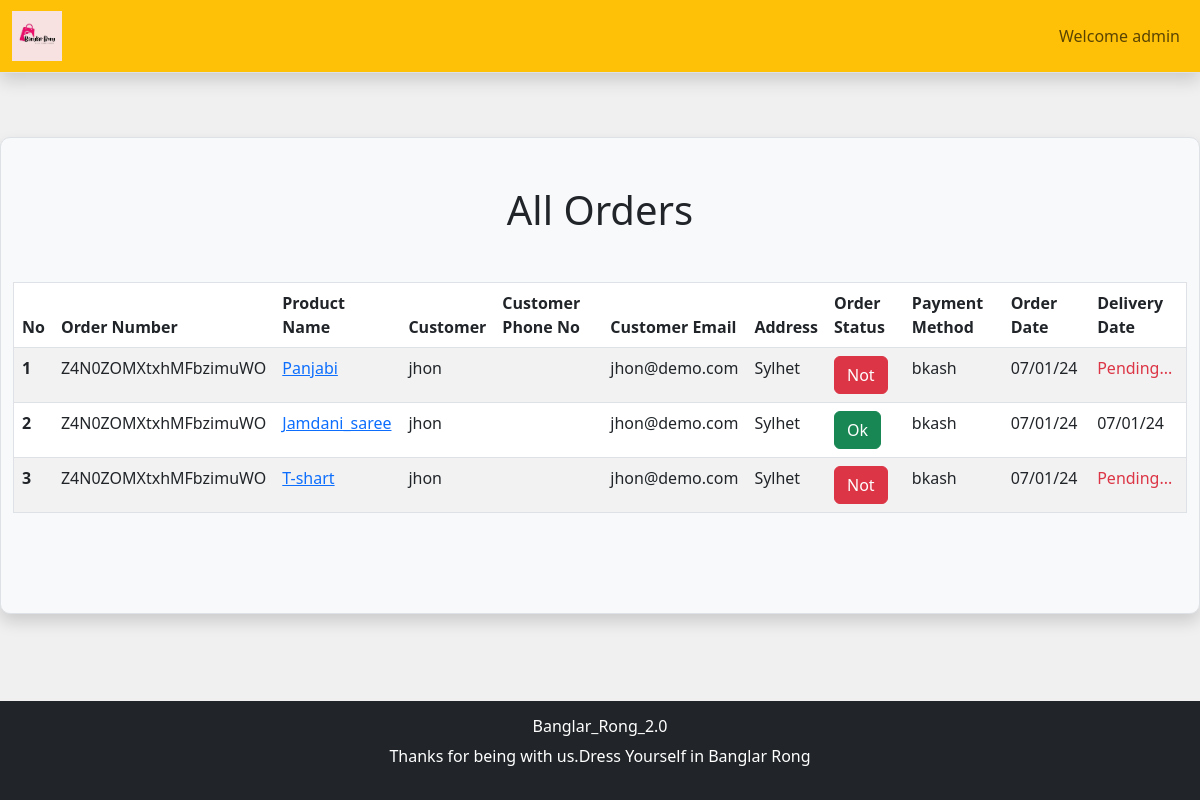
Page /admin_area/all-orders.php (signed in) on the committed database.
### tables this page shows
CREATE TABLE `orders` (
  `OrderID` int(11) NOT NULL,
  `OrderNumber` text NOT NULL,
  `userID` int(11) NOT NULL,
  `orderStatus` tinyint(1) NOT NULL,
  `addr` text NOT NULL,
  `paymentMethod` text NOT NULL,
  `productID` text NOT NULL,
  `timestamp` timestamp NOT NULL DEFAULT current_timestamp(),
  `paymentStatus` tinyint(1) NOT NULL,
  `product_title` int(11) NOT NULL,
  `order_price` text NOT NULL,
  `offer_rate` int(11) NOT NULL,
  `quantity` int(11) NOT NULL,
  `delibariedDate` timestamp NULL DEFAULT NULL
);

CREATE TABLE `products` (
  `product_id` int(11) NOT NULL,
  `product_title` varchar(100) NOT NULL,
  `product_description` varchar(255) NOT NULL,
  `product_keywords` varchar(255) NOT NULL,
  `category_id` int(11) NOT NULL,
  `brand_id` int(11) NOT NULL,
  `product_image1` varchar(255) NOT NULL,
  `product_image2` varchar(255) NOT NULL,
  `product_image3` varchar(255) NOT NULL,
  `product_price` varchar(100) NOT NULL,
  `specialOffers` tinyint(1) NOT NULL,
  `offerRate` int(11) NOT NULL,
  `date` timestamp NOT NULL DEFAULT current_timestamp() ON UPDATE current_timestamp(),
  `status` varchar(100) NOT NULL
);

CREATE TABLE `users` (
  `id` int(120) NOT NULL,
  `fname` varchar(150) DEFAULT NULL,
  `lname` varchar(150) DEFAULT NULL,
  `username` varchar(150) DEFAULT NULL,
  `email` varchar(150) DEFAULT NULL,
  `password` varchar(150) DEFAULT NULL,
  `verify` tinyint(1) NOT NULL,
  `verify_code` text NOT NULL,
  `date` timestamp NULL DEFAULT current_timestamp(),
  `phone_no` text NOT NULL,
  `address` text NOT NULL
);

### admin_area/all-orders.php (the view, shortened to what this page needs)
<?php
require('header.php')
?>
    <div class="container-fluid mt-3 mt-3 mb-5 bg-light rounded-lg border border-rounded shadow">
        <h1 class="text-center my-5">All Orders</h1>
        <table class="table table-striped border">
  <thead>
    <tr>
      <th scope="col">No</th>
      <th scope="col">Order Number</th>
      <th scope="col">Product Name</th>
      <th scope="col">Customer</th>
      <th scope="col">Customer Phone No</th>
      <th scope="col">Customer Email</th>
      <th scope="col">Address</th>
      <th scope="col">Order Status</th>
      <th scope="col">Payment Method</th>
      <th scope="col">Order Date</th>
      <th scope="col">Delivery Date</th>
    </tr>
  </thead>
  <tbody>
    <?php  global $con;
    $select_query = "SELECT *,users.fname,users.phone_no, users.email,products.product_title FROM orders CROSS JOIN users,products WHERE users.id=orders.userID AND products.product_id=orders.productID";
$result_query = mysqli_query($con, $select_query);
$no = 1;
while ($row = mysqli_fetch_assoc($result_query)) {
    $OrderID = $row['OrderID'];
    $OrderNumber = $row['OrderNumber'];
    $product_title = $row['product_title'];
    $orderStatus = $row['orderStatus'];
    $addr = $row['addr'];
    $paymentMethod = $row['paymentMethod'];
    $productID = $row['productID'];
    $timestamp = $row['timestamp'];
    $fname = $row['fname'];
    $phone_no = $row['phone_no'];
    $email = $row['email'];
    $delibariedDate = $row['delibariedDate'];
    $timestamp = date("d/m/y",strtotime($timestamp));
    ?>
    <tr class='product-<?php echo $OrderID;?>'>
      <th scope="row"><?php echo $no++;?></th>
      <td><?php echo $OrderNumber;?></td>
      <td> <a class='text-primary' href="product.php?id=<?php echo $productID;?>&view=true"><?php echo $product_title;?></a></td>
      <td><?php echo $fname;?></td>
      <td><?php echo $phone_no;?></td>
      <td><?php echo $email;?></td>
      <td><?php echo $addr ;?></td>
      <td ><?php if( $orderStatus){ ?>
        <a class="btn btn-success" href="#" role="button">Ok</a>
    <?php }else{ ?>
        <a class="btn btn-danger" href="#" role="button">Not</a>
    <?php } ?>
    </td>
      <td><?php echo $paymentMethod ;?></td>
      <td><?php echo $timestamp ;?></td>
      <td><?php if($delibariedDate){echo date("d/m/y",strtotime($delibariedDate));}else{echo "<span class='text-danger text-bold'>Pending...</span>";} ?></td>
    </tr>
    <?php
}?>
  </tbody>
</table>
</div>
<?php
require('footer.php')
?>

### style.css (style rules this page uses)
* { margin: 0; padding: 0; box-sizing: border-box; }

### admin_area/header.php (style rules this page uses)
table { margin-bottom: 100px !important; }
.border-rounded { border-radius: 10px; }

### rows in the picture
orders: OrderNumber "Z4N0ZOMXtxhMFbzimuWO", productID.product_title "Panjabi", users.fname "jhon", users.email "jhon@demo.com", addr "Sylhet", orderStatus "Not", paymentMethod "bkash", timestamp "07/01/24", shows "Pending..."
orders: OrderNumber "Z4N0ZOMXtxhMFbzimuWO", productID.product_title "Jamdani_saree", users.fname "jhon", users.email "jhon@demo.com", addr "Sylhet", orderStatus "Ok", paymentMethod "bkash", timestamp "07/01/24", delibariedDate "07/01/24"
orders: OrderNumber "Z4N0ZOMXtxhMFbzimuWO", productID.product_title "T-shart", users.fname "jhon", users.email "jhon@demo.com", addr "Sylhet", orderStatus "Not", paymentMethod "bkash", timestamp "07/01/24", shows "Pending..."

### other values in the picture
$_SESSION['admin_name'] "admin"
